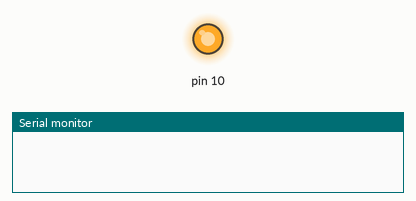
This sketch was run on a simulated Arduino Uno, built with avr-gcc and run on an emulated ATmega328P. Parts: output pins drawn as LEDs (lit = HIGH), the last lines printed to the serial monitor.

Above: at 0.05 s.
At 2.0 s:
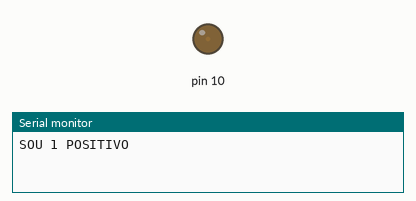
At 8.0 s:
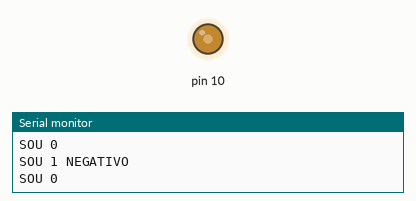
Timing chart, 0 to 10.4 s (numbered marks = the images above):
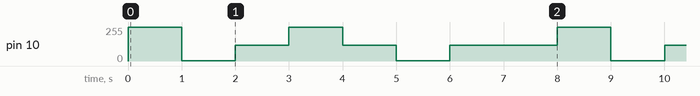

The sketch:

Receptor.ino
```cpp
// the setup function runs once when you press reset or power the board

int pacote[8] = {1, 1, 0, 1, 0, 1, 0, 0};
boolean flag = true;

void setup() {
  // initialize digital pin LED_BUILTIN as an output.
  pinMode(10, OUTPUT);
  Serial.begin(9600);
}

// the loop function runs over and over again forever
void loop() {
  for (int i = 0; i < 8; i++) {
    checkValue(i);
  }
}

void checkValue(int num) {
  if (1 == pacote[num]) {
    func1();
  }
  else {
    func2();
  }
}

void func1() {
  if (flag)
  {
    analogWrite(10, 254);
    flag = false;
    doDelay(1000);
    Serial.println("SOU 1 POSITIVO ");
  }

  else
  {
    analogWrite(10, 1);
    flag = true;
    doDelay(1000);
    Serial.println("SOU 1 NEGATIVO");
  }


}

void func2() {

  analogWrite(10, 120);
  doDelay(1000);
  Serial.println("SOU 0");
}

void doDelay(int num) {
  delay(num);
}
```

Measured:
- by itself, pin 10: repeats every 8.0 s: 1/255 1.0 s, 120/255 1.0 s, 254/255 1.0 s, 120/255 1.0 s, 1/255 1.0 s, 120/255 2.0 s, 254/255 1.0 s
